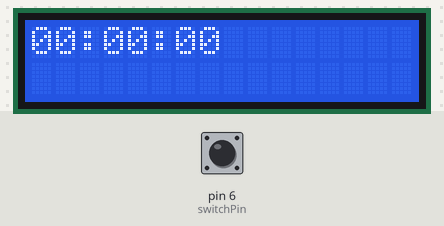
Bench run of a sketch on a simulated Arduino Uno, built with avr-gcc and run on an emulated ATmega328P. Shown: 16×2 character LCD. Inputs (shaded band) come from the test bench; at power-on: pin 6 (switchPin) LOW.

Above: at 1.2 s.
1.3 s: pin 6 (switchPin) pulled HIGH for 1.2 s
At 3.8 s:
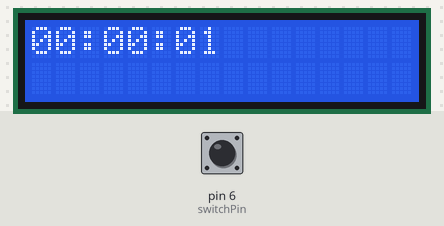
At 4.8 s:
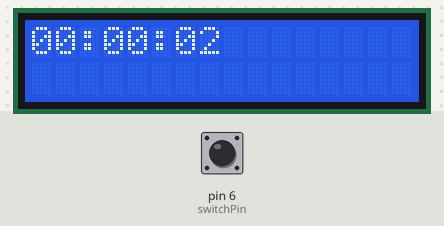
Timing chart, 0 to 6.3 s (numbered marks = the images above; inputs shaded):
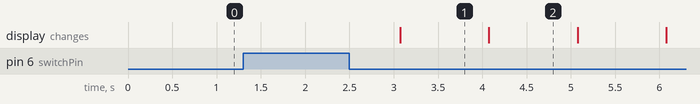

The sketch:

timer.ino
```cpp
#include <LiquidCrystal.h>


class timer{
  public:
  int digits[6]={};
  int s1=0;
  int s2=0;
  int m1=0;
  int m2=0;
  int h1=0;
  int h2=0;
  bool goOn;

  void start(){
    goOn=true;

  }
  void stop(){
    goOn=false;
    }

  int * secPassed(){
  if(goOn==true) {


    s1+=1;
    if(s1>9){
        s1=0;
        s2+=1;}
    if(s2>5){
      s2=0;
      m1+=1;
      }
    if(m1>9){
      m1=0;
      m2+=1;}
    if(m2>5){
      m2=0;
      h1+=1;}
    if (h1>9){
      h1=0;
      h2+=1;
    }
    if(h2>2){
      s1=0;
      s2=0;
      m1=0;
      m2=0;
      h1=0;
      h2=0;
      }
    digits[0]=h2;
    digits[1]=h1;
    digits[2]=m2;
    digits[3]=m1;
    digits[4]=s2;
    digits[5]=s1;
    return digits;}
    else{
      return;}
      }
    };

LiquidCrystal lcd(12,11,5,4,3,2);
const int switchPin = 6;
int switchState=0;
int prevSwitchState=0;
timer t;
int * toPrint;
String p;
int c=1;


void setup() {
  lcd.begin(16,2);
  pinMode(switchPin, INPUT);

}

void loop() {
  switchState= digitalRead(switchPin);
  if (switchState!= prevSwitchState){
    c+=1;
    if (switchState==0 ){
      t.start();
      }
    else{
      t.stop();}
    }
    if(c%2==0){
  prevSwitchState=switchState;
  }


  toPrint=t.secPassed();
  //p=static_cast<char>(toPrint[0]);+static_cast<char>(toPrint[1]);+":"+static_cast<char>(toPrint[2]);+static_cast<char>(toPrint[3]);+":"+static_cast<char>(toPrint[4]);+static_cast<char>(toPrint[5]);
  printScreen(toPrint,0);
  delay(1000);


}

void printScreen(int * arr,int n){
  lcd.setCursor(n, 0);
  lcd.print(arr[0]);
  lcd.setCursor(n+1, 0);
  lcd.print(arr[1]);
  lcd.setCursor(n+2, 0);
  lcd.print(":");
  lcd.setCursor(n+3, 0);
  lcd.print(arr[2]);
  lcd.setCursor(n+4, 0);
  lcd.print(arr[3]);
  lcd.setCursor(n+5, 0);
  lcd.print(":");
  lcd.setCursor(n+6, 0);
  lcd.print(arr[4]);
  lcd.setCursor(n+7, 0);
  lcd.print(arr[5]);
}
```

Measured:
- after the input at 1.3 s, the display: changes after 1.8 s (image 1)
- what the display in image 1 shows lasts 1.0 s, from 3.1 s to 4.1 s
